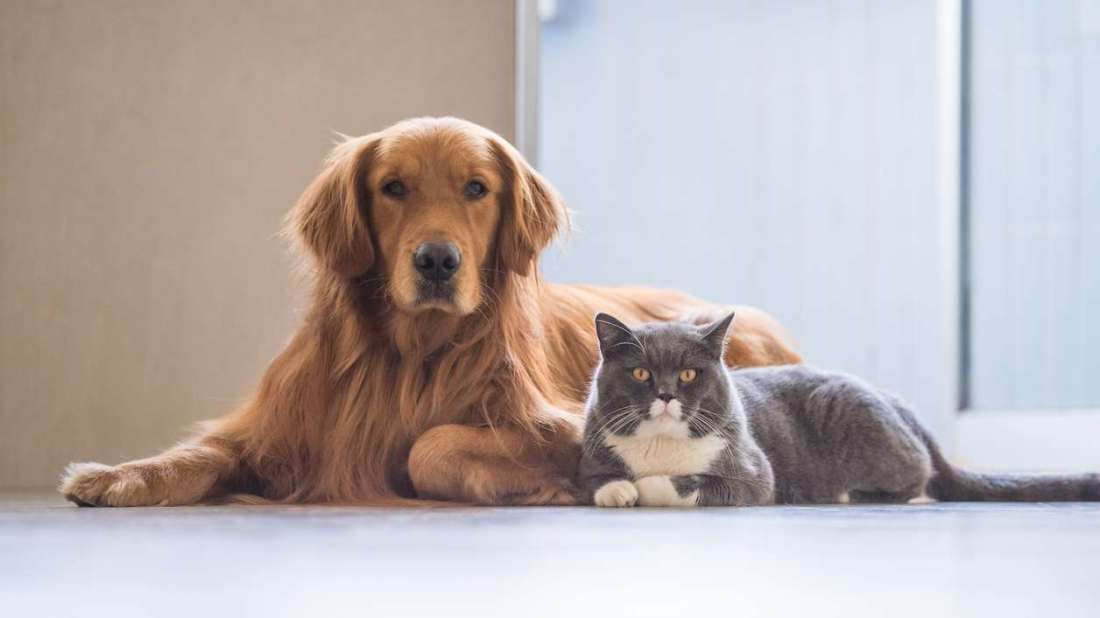
#> input picture PythonDataScienceLectures/cat_dog.jpg, 1100 x 618 px
$ jupyter execute 3-objectdetection.ipynb   (Python 2 division)
#> lines starting #> are read from the running program, lines starting #| are printed output that depends on the picture
[cell 1]
import numpy as np
import matplotlib.pyplot as pl
import matplotlib.patches as patches

[cell 2]
import cv2

[cell 3]
from PIL import Image

[cell 4]
#imagefile="cat1.jpeg"
#imagefile="manycats.jpg"
imagefile="cat_dog.jpg"

[cell 5]
cascfile="haarcascade_frontalcatface_extended.xml"

[cell 6]
catCascade=cv2.CascadeClassifier(cascfile)

[cell 7]
# read the imagefile into OpenCV:
image=cv2.imread(imagefile)
#> image is the input picture: shape (618, 1100, 3); mean B, G, R 174, 175.4, 184.8

[cell 8]
# convert the RGB image to a greyscale image:
image_grey = cv2.cvtColor(image, cv2.COLOR_BGR2GRAY)
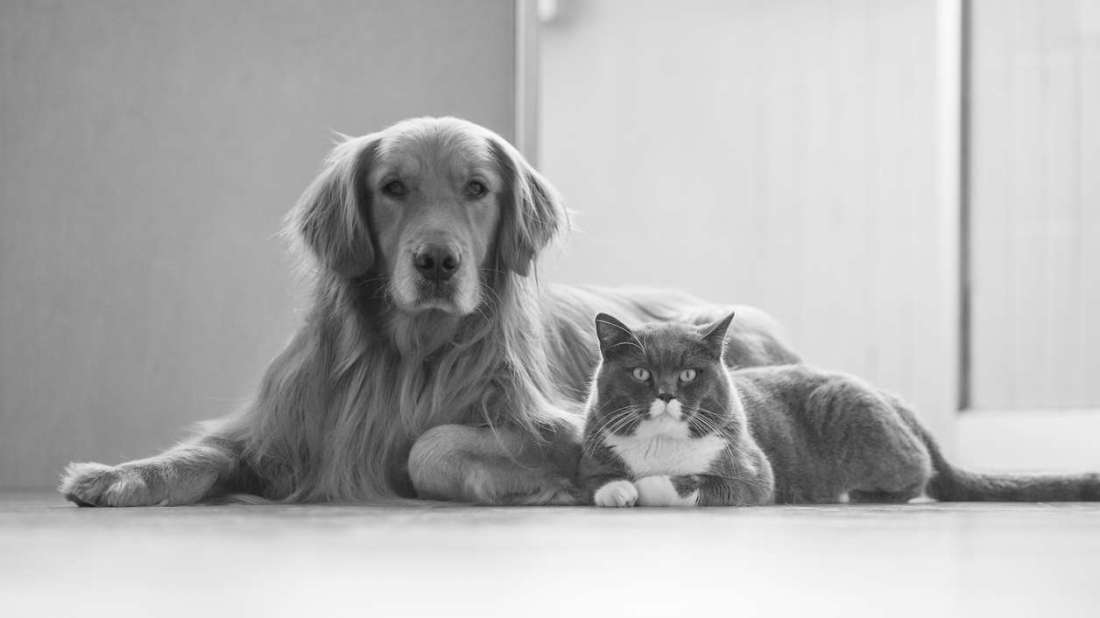
#> image_grey: shape (618, 1100); min 18, max 253, mean 178.1

[cell 9]
cats = catCascade.detectMultiScale(
    image_grey,
    scaleFactor=1.005,
    minNeighbors=10,
    minSize=(75, 75)
)
#> cats = [[607, 342, 113, 113]]

[cell 10]
print "Found ",len(cats)," cats!"
#| Found  1  cats!

[cell 11]
# create a PIL Image:
im = np.array(Image.open(imagefile), dtype=np.uint8)

# create a figure and axes:
fig,ax = pl.subplots(1)

# display the image:
ax.imshow(im)

# extract the position (x,y) and the width & height
# of the detection:
for (x, y, w, h) in cats:

    # make a rectangular patch:
    rect = patches.Rectangle((x,y),w,h,linewidth=1,edgecolor='r',facecolor='none')

    # add the patch to your axes:
    ax.add_patch(rect)
#> this loop made 1 pass

# save the annotated image:
pl.savefig("detection1.png")
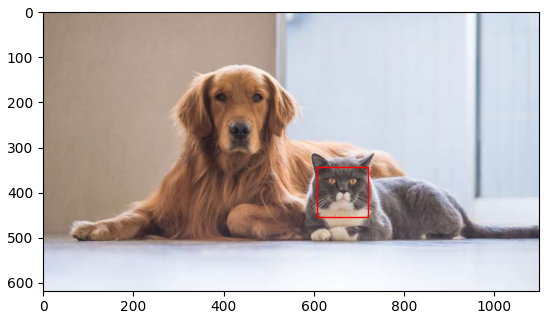
#> figure drawn by matplotlib, 1 panel
pl.axis('off')

# display the annotated image:
pl.show()
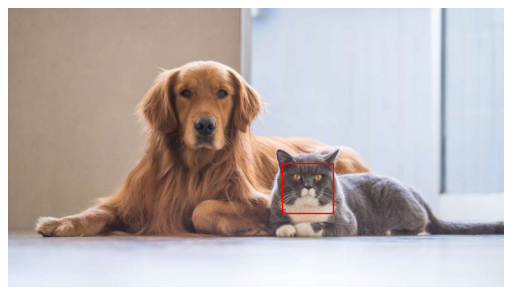
#> figure drawn by matplotlib, 1 panel

$ run again, with PythonDataScienceLectures/cat1.jpeg copied over PythonDataScienceLectures/cat_dog.jpg
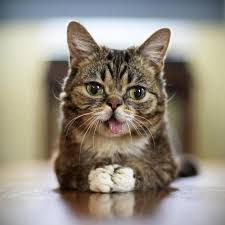
#> input picture PythonDataScienceLectures/cat1.jpeg, 225 x 225 px
#> image is the input picture: shape (225, 225, 3); mean B, G, R 128.5, 141.1, 148.4
#> `image_grey = cv2.cvtColor(image, cv2.COLOR_BGR2GRAY)`:
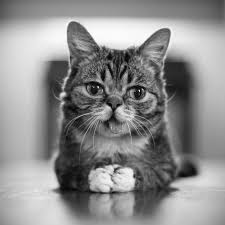
#> image_grey: shape (225, 225); min 0, max 255, mean 141.8
#> cats = [[66, 50, 95, 95]]
#| Found  1  cats!
#> the loop `for (x, y, w, h) in cats:` made 1 pass
#> `pl.show()`:
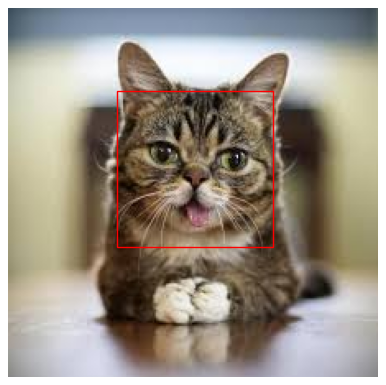
#> figure drawn by matplotlib, 1 panel

$ run again, with PythonDataScienceLectures/manycats.jpg copied over PythonDataScienceLectures/cat_dog.jpg
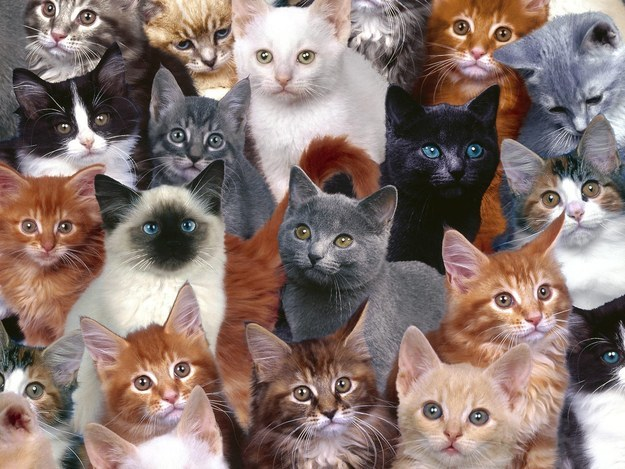
#> input picture PythonDataScienceLectures/manycats.jpg, 625 x 469 px
#> image is the input picture: shape (469, 625, 3); mean B, G, R 112.2, 118.2, 137
#> `image_grey = cv2.cvtColor(image, cv2.COLOR_BGR2GRAY)`:
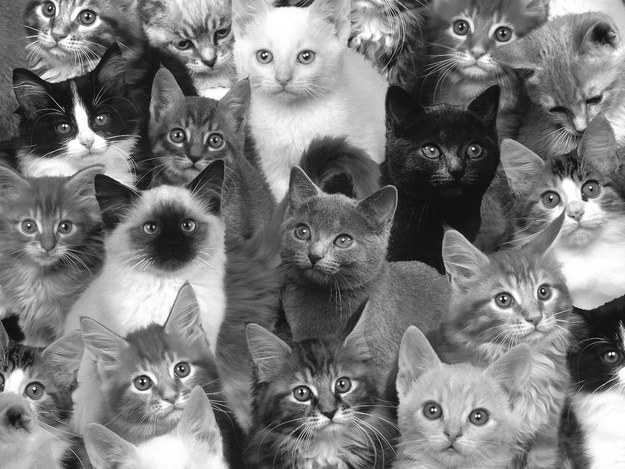
#> image_grey: shape (469, 625); min 0, max 255, mean 123.2
#> cats = 13 rows, first 6: [237, 17, 96, 96], [38, 85, 86, 86], [155, 105, 82, 82], [410, 114, 88, 88], [5, 193, 84, 84], [525, 158, 90, 90]
#| Found  13  cats!
#> the loop `for (x, y, w, h) in cats:` made 13 passes
#> `pl.show()`:
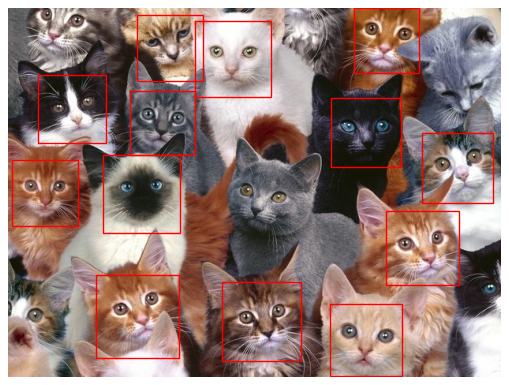
#> figure drawn by matplotlib, 1 panel
